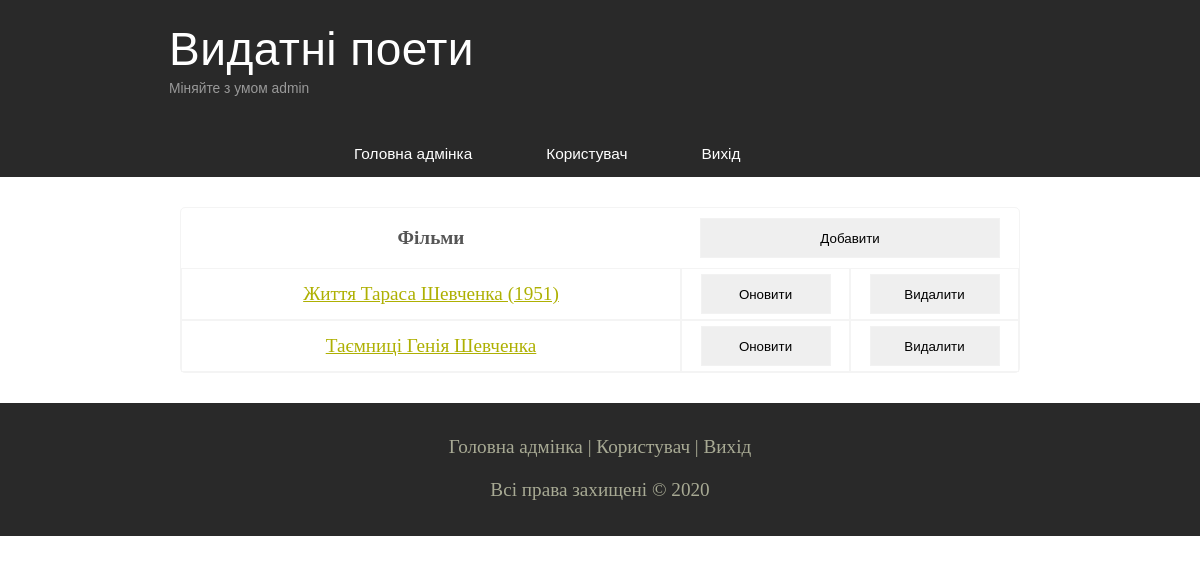
/myProfile/phpLabs/labs10/admin/movies.php?author_id=1 (signed in), run on the app's committed database.
### tables this page shows
CREATE TABLE `movies` (
  `id` int(10) UNSIGNED NOT NULL,
  `name` varchar(100) NOT NULL,
  `video` varchar(255) NOT NULL,
  `video_describe` text NOT NULL,
  `photo` varchar(100) NOT NULL,
  `author_id` int(10) UNSIGNED NOT NULL
);

### myProfile/phpLabs/labs10/classes/DbObject.php (called while the page is built, shortened)
 <?php
abstract class DbObject
{
    private $connection;
	protected function connect() {
        $this->connection = new mysqli(DB_HOST, DB_USERNAME, DB_PASSWORD, DB_NAME);
	}
	protected function query($sql) {
		return $this->connection->query($sql);
	}
}
?>

### myProfile/phpLabs/labs10/classes/Movie.php (called while the page is built, shortened)
<?php
require_once "DbObject.php";
class Movie extends DbObject
{
	private $id;
	private $name;
	public function arrayToObject($arr) {
		$obj = new Movie();
        foreach ($arr as $key => $value) {
            $obj->{$key} = $value;
        }
        return $obj;
	}
   	public function getId() {
		return $this->id;
	}
	public function getName() {
		return $this->name;
	}
	public function getMoviesForAuthorId($id) {
		$arr = $this->query("SELECT * FROM `movies` WHERE `author_id` = '{$id}'");
		$objects = [];
		while ($row = $arr->fetch_assoc()) {
			$objects[] = $this->arrayToObject($row);
		}
		return $objects;
	}
}
?>

### myProfile/phpLabs/labs10/admin/movies.php (the view, shortened to what this page needs)
<?php if(isset($_COOKIE['adminLogin'])) : ?>
<?php require_once "help_pages/header.php"; ?>
<?php
	require_once "../classes/Movie.php";
	$authorId = $_GET['author_id'];
	$movie = new Movie();
	$movies = $movie->getMoviesForAuthorId($authorId);
?>
<div class="myTable">
		<table cellspacing="0" cellpadding="0">
			<th style="width: 500px;">Фільми</th>
				<th colspan="2">
					<a href="movieInsert.php?author_id=<?=$authorId?>">
						<input type="submit" value="Добавити" style="width: 300px; margin: 10px; ">
					</a>
				</th>
				<?php foreach ($movies as $value) : ?>
					<tr>
					<td>
						<a href="#">
							<?=$value->getName()?>
						</a>
					</td>
					<td>
						<a href="movieUpdate.php?author_id=<?=$authorId?>&movie_id=<?=$value->getId()?>">
							<input type="submit" value="Оновити">
						</a>
					</td>
					<td>
						<a href="forms/movieDeleteForm.php?author_id=<?=$authorId?>&movie_id=<?=$value->getId()?>">
							<input type="submit" name="delete_<?=$value->getId()?>" value="Видалити" onclick="return confirm('Ви дійсно хочете видалити це?');">
						</a>
					</td>
					</tr>
				<?php endforeach; ?>
		</table>
</div>
<?php require_once "help_pages/footer.php"; ?>
<?php else: ?>
	<?php header("Location: ../admin.php"); ?>
<?php endif; ?>

### myProfile/phpLabs/labs10/assets/css/style.css (style rules this page uses)
* { margin: 0; padding: 0; }
body { font-size: 1.2em; background-color: #fff; color: #555; }
input, textarea { outline: none; border: none; border: solid 1px #f2f2f2; }
a, a:hover { outline: none; text-decoration: underline; color: #aeb002; }
table { width: 100%; border: solid 1px #f4f4f4; }
td { padding: 2%; border: solid 1px #f4f4f4; }

### myProfile/phpLabs/labs10/admin/assets/style.css (style rules this page uses)
.myTable table { width: 840px; border-radius: 5px; margin: auto; margin-top: 30px; margin-bottom: 30px; }
.myTable table td { text-align: center; padding: 5px; }
input { width: 82px; }
input[type="submit"] { width: 130px; height: 40px; }

### data on the page
movies: name "Життя Тараса Шевченка (1951)"
movies: name "Таємниці Генія Шевченка"

### other printed values
$_COOKIE['adminLogin'] "admin"
